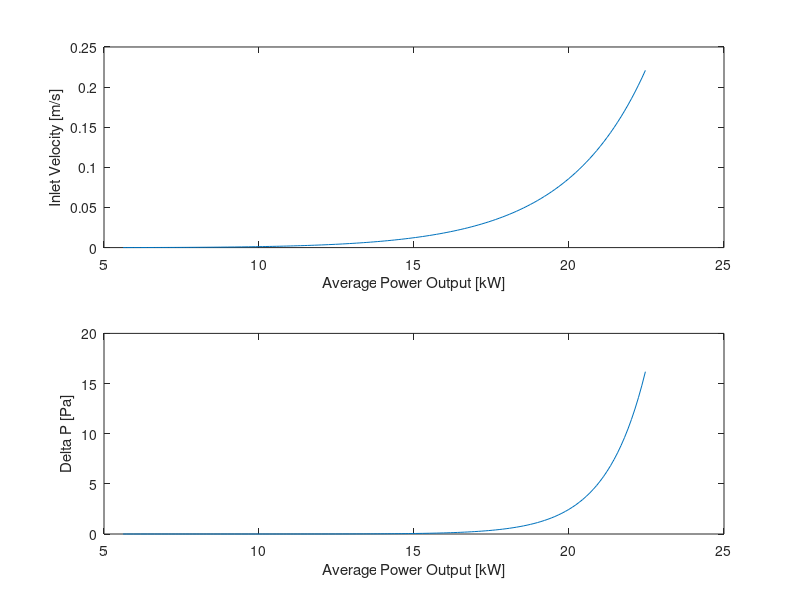

Reproduce this figure in MATLAB.
%spacing is about 1.45 mm (random spacing right now), 1-5 mm should be fine 
% we want the transverse spacing (plus diameter/2-which is variable A1) to be greater than the diagonal spacing so
% that Vmax is at A1

diameter = 21.55/1000; % meters
axialthermalconductivity = 2.21; % W/mK
radius = 10.775/1000; % meters
height = 70.15/1000; % meters
SurfaceArea = 2*pi*radius^2+2*pi*radius*height; % m^2

Tambient = 35 + 273.15; % Kelvin
Tmax = 50 + 273.15; % Kelvin

current = 13:0.26:52; 
resistance = 0.0135; % Ohms
Ohmic_heat = zeros(length(current), 1);
heatflux = zeros(length(current), 1);
Tsurface = zeros(length(current), 1);
Rconv = zeros(length(current), 1);
heattransfer_coefficient = zeros(length(current), 1);
Nu = zeros(length(current), 1);
max_Reynolds = zeros(length(current), 1);
V_max = zeros(length(current), 1);
V_inlet = zeros(length(current), 1);

%Air Properties at 30 C
rho = 1.164; % [kg/m^3]
Cp = 1006; % [J/kg K]
mu = 18.72*10^-6; % [N s/m^2]
k = 26.62*10^-3; % [W/m K] 
Pr = mu*Cp/k; %

%Air Properties at 50 C (Surface Temp)
rho_s = 1.093; % [kg/m^3]
Cp_s = 1007; % [J/kg K]
mu_s = 19.53*10^-6; % [N s/m^2]
k_s = 28.08*10^-3; % [W/m K]
Pr_s = mu_s*Cp_s/k_s; %


%spacing 
spacing_transverse = 24/1000; % meters
spacing_longitudinal = 23/1000; % meters
spacing_diagonal = sqrt(spacing_longitudinal^2 + spacing_longitudinal^2); %[m] diagonal spacing
spacing_ratio = spacing_transverse/spacing_longitudinal;

% if spacing_ratio < 2
%     C1 = 0.35*(spacing_ratio)^(1/5);
%     m = 0.6;
% else 
%     C1 = 0.4;
%     m = 0.6;
% end
C1 = 0.9;
C2 = 0.935; % 6 rows
m = 0.4;


for i = 1:length(current)
    Ohmic_heat(i) = current(i)^2*resistance;
    heatflux(i) = Ohmic_heat(i)/(pi*radius^2);

    Tsurface(i) = Tmax - heatflux(i)*radius^2/4*axialthermalconductivity; % Kelvin
    Rconv(i) = (Tsurface(i)-Tambient) / Ohmic_heat(i);
    heattransfer_coefficient(i) = 1/(SurfaceArea*Rconv(i)); %average

    Nu(i) = heattransfer_coefficient(i) * diameter / axialthermalconductivity;
    max_Reynolds(i) = (Nu(i) / ((C1*C2)*(Pr^(0.36))*(Pr/Pr_s)^(0.25)) )^(1/m);
    
    %Checking where max velocity occurs
    A1 = (spacing_transverse-diameter);
    A2 = 2*(spacing_diagonal-diameter);
    if A2<A1
        V_max(i) = max_Reynolds(i)*mu/(rho*2*(spacing_diagonal-diameter)); %Vmax is at A2
        V_inlet(i) = V_max(i)*2*(spacing_diagonal-diameter)/spacing_transverse;
    else
        V_max(i) = max_Reynolds(i)*mu/(rho*(spacing_transverse-diameter)); %Vmax is at A1
        V_inlet(i) = V_max(i)*(spacing_transverse-diameter)/spacing_transverse;
    end

    %Pressure Drop
    P = current*432/1000;
    N_rows = 6;
    P_l = spacing_longitudinal/diameter;
    P_t = spacing_transverse/diameter;
    P_ratio = P_t/P_l;
    %Rough estimates of pressure drop coefficient
    X=1.1; 
    f = 0.9;
    P_delta(i) = N_rows*X*(rho*V_max(i)^2/2)*f; %[Pa]
end

figure()
subplot(2,1,1)
plot(P,V_inlet)
ylabel('Inlet Velocity [m/s]')
xlabel('Average Power Output [kW]')

subplot(2,1,2)
plot(P,P_delta)
ylabel('Delta P [Pa]')
xlabel('Average Power Output [kW]')

diameter = 21.55; %mm
velocity = V_inlet; %initial air velocity m/s

spacing_transverse = 22:0.5:28; %mm, spacing is from center of one cell to center of another cell
spacing_longitudinal = 22:0.5:28; %mm
spacing_diagonal = zeros(length(spacing_longitudinal), 1);

Vmax_table = cell(length(spacing_longitudinal), length(spacing_transverse));
Vmax_location_table = cell(length(spacing_longitudinal), length(spacing_transverse));

%Check Vmax direction
for i = 1:length(spacing_longitudinal)
    for j = 1:length(spacing_transverse)
        A1 = (spacing_transverse(j)+diameter)/2;
        spacing_diagonal(j) = sqrt((spacing_transverse(j)/2)^2 + spacing_longitudinal(i)^2);

        if spacing_diagonal<A1
            Vmax = spacing_transverse(j)/(2*(spacing_diagonal(j)-diameter)) * velocity; %Vmax is at A2
            %fprintf('Vmax is at A2\n');
            Vmax_table{i,j} = Vmax;
            Vmax_location_table{i, j} = 'A2';
        else
            Vmax = spacing_transverse(j)/(spacing_transverse(j)-diameter) * velocity; %Vmax is at A1
            %fprintf('Vmax is at A1\n');
            Vmax_table{i,j} = Vmax;
            Vmax_location_table{i, j} = 'A1';
        end
    end
end





% Pressure drop 
% Tsurface = 50;
% Tinitial = 30;
% rows = 6;
% tubes_per_row = 12;
% totaltubes = rows*tubes_per_row;
% 
% Ts_minus_To = (Tsurface-Tinitial)*exp((-pi*diameter/1000*totaltubes*h)/(rho*velocity*tubes_per_row *spacing_transverse/1000*cp*1000));
% 
% logmeantemp = (Tsurface-Tinitial-Ts_minus_To)/log((Tsurface-Tinitial)/Ts_minus_To); %degC, difference in inlet and outlet air temp
% 
% heattransferrate= totaltubes*h*pi*diameter/1000*logmeantemp/1000; %kW/m

% %pressure drop
% PT = spacing_transverse/diameter;
% PL = spacing_longitudinal/diameter;
% Pratio = PT/PL;
% correction = 1; % This changes based on Pratio and PT
% frictionfactor = 1; % This changes based on Pratio and PT
% 
% deltaP = rows*correction*(rho*Vmax^(2)/2)*frictionfactor; %Pascals

